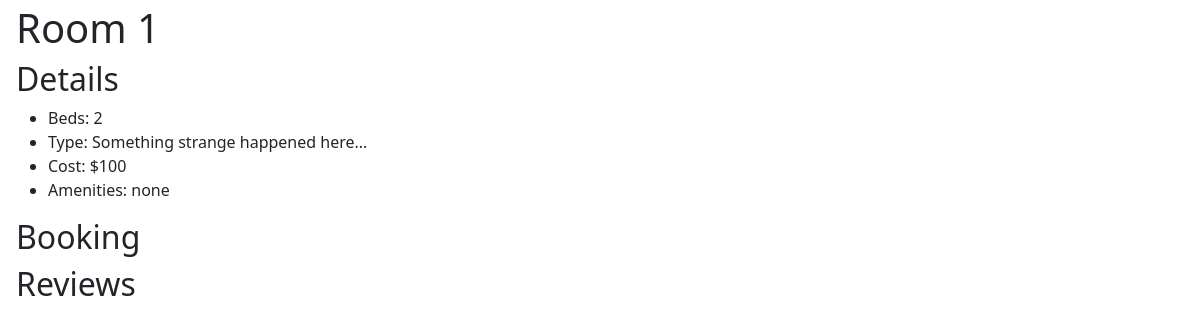
/hotel/2/2/, run on the app's committed database.
### hotels_app/models.py (models this page shows)
class Room(models.Model):
    number = models.IntegerField()
    hotel = models.ForeignKey(Hotel, on_delete=models.CASCADE)
    type = models.CharField(max_length=127)
    cost = models.PositiveIntegerField()
    beds = models.PositiveSmallIntegerField()
    amenities = models.CharField(max_length=255, blank=True, null=True)

### hotels_app/views.py (the view, shortened to what this page needs)
# urls.py: path('hotel/<hotel_id>/<int:pk>/', RoomDetailView.as_view(), name="get_room"),
class RoomDetailView(DetailView):
    model = Room
    def get_context_data(self, **kwargs):
        context = super().get_context_data(**kwargs)
        user = self.request.user
        bookings = Booking.objects.filter(reservation=self.object.id)
        booking_ids = [booking['id'] for booking in bookings.values()]
        reviews = Review.objects.filter(booking__in=booking_ids)
        reviews_by_user = 0
        for review in reviews:
            if review.booking.reservee == user:
                reviews_by_user += 1
        for booking in bookings:
            if booking.reservee == user:
                reviews_by_user -= 1
        review_form = ReviewForm()
        if reviews_by_user == 0:
            review_form = None
        booking_form = BookingForm()
        context["reviews"] = reviews
        context["review_form"] = review_form
        context["booking_form"] = booking_form
        return context

### hotels_app/templates/hotels_app/room_detail.html (shortened to what this page needs)
<!DOCTYPE html>
<html lang="en">
<head>
    <link href="https://cdn.jsdelivr.net/npm/bootstrap@5.0.2/dist/css/bootstrap.min.css" rel="stylesheet"
>
</head>
<body>
<div class="main mx-3 my-1">
    <h1>Room {{ room.number }}</h1>
    <h2>Details</h2>
    <uL>
        <li>Beds: {{ room.beds }}</li>
        <li>Type: {{ room.type }}</li>
        <li>Cost: ${{ room.cost }}</li>
        <li>Amenities: {{ room.amenities }}</li>
    </uL>
    <h2>Booking</h2>
    <h2>Reviews</h2>
</div>
</body>
</html>

### data on the page
Room: number "1", beds "2", type "Something strange happened here...", cost "100", amenities "none"
